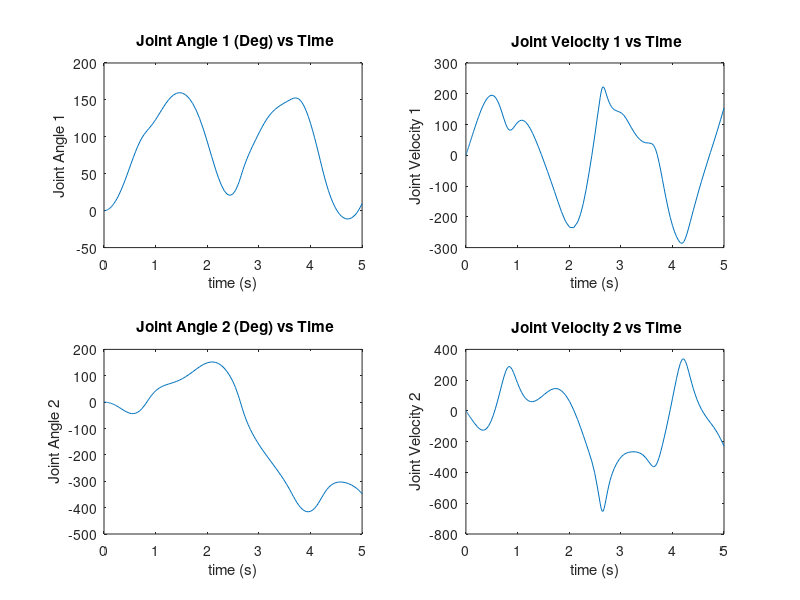

Recreate this plot in MATLAB.
    % Define constants
    
    m1 = 50; m2 = 50; % kg
    l1 = 1; l2 = 1;   % meter
    b1 = 0.5; b2 = 0.5; % COM distance (meter)
    I1 = (1/3)*(m1)*(l1^2); % Inertia
    I2 = (1/3)*(m2)*(l2^2); % Inertia
    g = -9.8; % Gravity Acceleration
    t0 = 0 ; tf = 5;   % Integration Duration
    tspan = [t0 tf];
    
    % Define initial values theta1, theta1_dot, theta2, theta2_dot
    
    theta1 = deg2rad(0); theta2 = deg2rad(0);  % Initial Positions (Angle)
    theta1_dot = deg2rad(0); theta2_dot = deg2rad(0); % Initial Angular Velocities
    IC = [theta1,theta1_dot,theta2,theta2_dot]; % Initial conditions
    
    % Define time dependent parameters (torques)
    
    tau1 = @(time) cos(time);  %  tau1 cos sinyali olsun
    tau2 = @(time) sin(time);  %  tau2 sin sinyali olsun
    % Define inertia matrix parameters
    
    d11 = @(S) (m1*b1^2)+m2*(l1^2+b2^2+2*l1*b2*cos(S(3)))+I1+I2;
    d12 = @(S) m2*(b2^2+l1*b2*cos(S(3)))+I2;
    d21 = @(S) m2*(b2^2+l1*b2*cos(S(3)))+I2;
    d22 = m2*b2^2+I2;
    
    % Define Christoffel Symbols
    
    c121 = @(S) -1*l1*b2*m2*sin(S(3));
    c211 = @(S) -1*l1*b2*m2*sin(S(3));
    c221 = @(S) -1*l1*b2*m2*sin(S(3));
    c112 = @(S) l1*b2*m2*sin(S(3));
    
    % Define gravity terms
    
    g1 = @(S) (m1*b1+m2*l1)*g*cos(S(1)) + m2*b2*g*cos(S(1)+S(3));
    g2 = @(S)  m2*b2*g*cos(S(1)+S(3));
    
     % Define necessary coefficients
    
     
    theta1_katsayi = @(S) (d12(S)*d22)/(d12(S)*d21(S)-d11(S)*d22);
    theta2_katsayi = @(S) (d11(S)*d21(S))/(d11(S)*d22-d12(S)*d21(S));
    
    % Define terms of theta1
    
    theta1_1 =  @(S) ((-c112(S)/d22)*(S(2)^2));
    theta1_2 =  @(S) ((c221(S)/d12(S))*(S(4)^2));
    theta1_3 =  @(S) (((c121(S)+c211(S))/d12(S))*S(2)*S(4));
    theta1_4 =  @(S) (g1(S)/d12(S));
    theta1_5 =  @(S) (-g2(S)/d22);
    theta1_6 =  @(time,S) (-tau1(time)/d12(S));
    theta1_7 =  @(time) (tau2(time)/d22);
    
    % Define terms of theta2
    
    theta2_1 =  @(S) ((-c112(S)/d21(S))*(S(2)^2));
    theta2_2 =  @(S) ((c221(S)/d11(S))*(S(4)^2));
    theta2_3 =  @(S) (((c121(S)+c211(S))/d11(S))*S(2)*S(4));
    theta2_4 =  @(S) (g1(S)/d11(S));
    theta2_5 =  @(S) (-g2(S)/d21(S));
    theta2_6 =  @(time,S) (-tau1(time)/d11(S));
    theta2_7 =  @(time,S) (tau2(time)/d21(S));
    
    % Define system of first order differential equations
    
    SDOT = @(time,S) ...
        [S(2);
        theta1_katsayi(S)*(theta1_1(S)+theta1_2(S)+theta1_3(S)+theta1_4(S)+theta1_5(S)+theta1_6(time,S)+theta1_7(time));
        S(4);
        theta2_katsayi(S)*(theta2_1(S)+theta2_2(S)+theta2_3(S)+theta2_4(S)+theta2_5(S)+theta2_6(time,S)+theta2_7(time,S))];
    
    % Numerical Integration by means of 'ODE45' Runge Kutta Method
    
    [time state_values] = ode45 (SDOT, tspan, IC);
    theta1 = state_values(:,1);
    theta1_dot = state_values(:,2);
    theta2 = state_values(:,3);
    theta2_dot = state_values(:,4);
    
    subplot(2,2,1)
    plot(time,rad2deg(theta1)),xlabel('time (s)'),ylabel('Joint Angle 1')   
    title(' Joint Angle 1 (Deg) vs Time')
    
    subplot(2,2,2)
    plot(time,rad2deg(theta1_dot)),xlabel('time (s)'),ylabel('Joint Velocity 1')   
    title(' Joint Velocity 1 vs Time')
    
    subplot(2,2,3)
    plot(time,rad2deg(theta2)),xlabel('time (s)'),ylabel('Joint Angle 2')   
    title(' Joint Angle 2 (Deg) vs Time')
    
    subplot(2,2,4)
    plot(time,rad2deg(theta2_dot)),xlabel('time (s)'),ylabel('Joint Velocity 2')   
    title(' Joint Velocity 2 vs Time')
